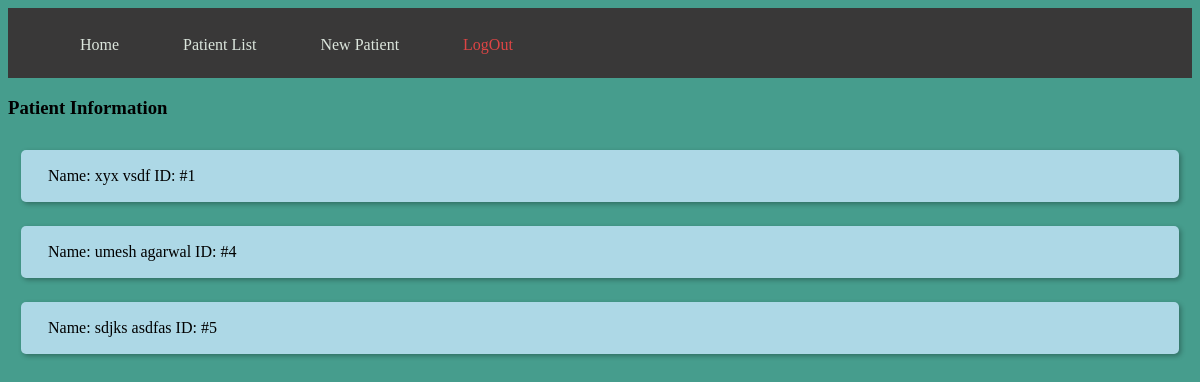
Page /patientlist/ (signed in) on the earlier database version.
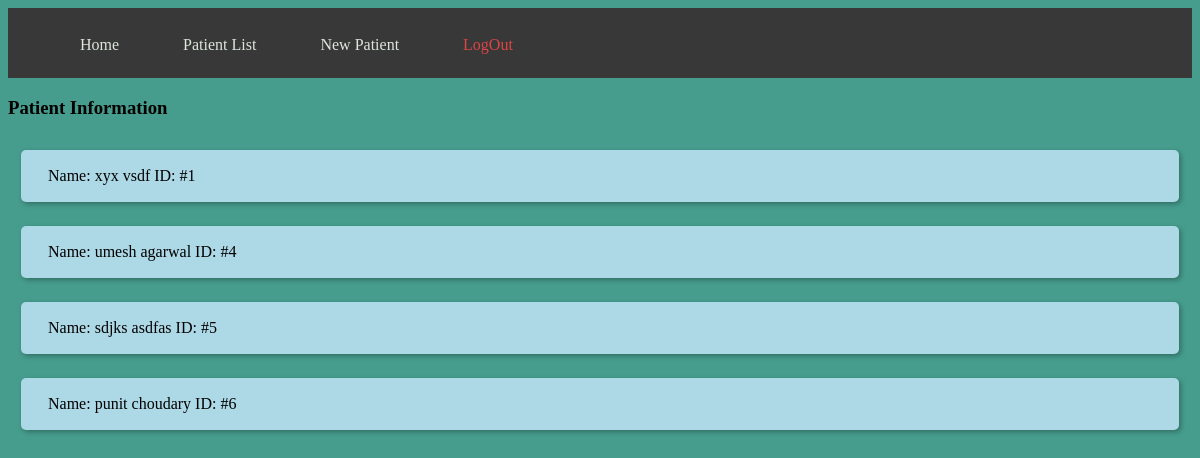
Same page on the later database version.
### core/models.py (models this page shows)
class Patient_Info(models.Model):
    patient_ID = models.BigAutoField(primary_key=True)
    first_Name = models.CharField(max_length=64,null=False)
    last_Name = models.CharField(max_length=64)
    sex = models.CharField(max_length=10,null=False)
    age = models.IntegerField(null=False)
    nationality = models.CharField(max_length=20,default='Indian')
    address = models.TextField()
    insurance_policy_ID =models.CharField(max_length=12,null=True,blank=True)
    Nation_Card_ID = models.CharField(max_length=15,null=True,blank=True)
    email = models.EmailField(null=True,blank=True)
    admit_date = models.DateField(auto_now_add=True)
    discharge_date = models.DateField(null=True)
    phone = models.CharField(max_length=15,null=True)

### core/views.py (the view)
# urls.py: path('patientlist/',views.patientList,name='patient_list'),
def patientList(request):
    if not request.user.is_authenticated:
        return redirect('/login/')
    patients = Patient_Info.objects.all() # get all patients from the database
    context = {'patients': patients} # pass patients to the context dictionary
    return render(request, 'patient_list.html', context) # render the patient list template with the context data

### template/patient_list.html (shortened to what this page needs)
<!DOCTYPE html>
<html lang="en" style="/*! color: ; */background-color: #469d8d;">
<head>
</head>
<body>
<nav>
  <ul>
    <li><a href="{%url 'home'%}">Home</a></li>
    <li><a href="{% url 'patient_list' %}">Patient List</a></li>
    <li><a href="{% url 'add_patient' %}">New Patient</a></li>
    <li><a href="{% url 'logout' %}" style="color: #dd4545;" >LogOut</a></li>
  </ul>
</nav>
<h3>Patient Information</h3>
{% block content %}
<div class="list">
{% for patient in patients %}
  <a href="{{patient.patient_ID}}/">
    <div class="my-div">
      <p>
        <span class="label">Name:</span>
        <span class="value">{{ patient.first_Name }} {{ patient.last_Name }}</span>
        <span class="label">ID:</span>
        <span class="value">#{{ patient.patient_ID }}</span>
      </p>
    </div>
  </a>
{% endfor %}
</div>
{% endblock %}
</body>
</html>

### template/patient_list.html (style rules this page uses)
.my-div { background-color: lightblue; color: black; padding: 1px; border-radius: 5px; box-shadow: 2px 2px 5px rgba(0,0,0,0.3); cursor: pointer; text-align: left; width: auto; padding-left:27px; }
.list { padding:1px; }
nav { background-color: #393838; height: 70px; display: flex; justify-content: left; }
ul { list-style: none; display: flex; }
li { margin: 0 20px; }
a { display: block; color: #dce6dd; text-decoration: none; padding: 12px; transition: all 0.3s ease; }

Differences in the rows shown:
added Patient_Info: first_Name "punit", last_Name "choudary", patient_ID "6"
